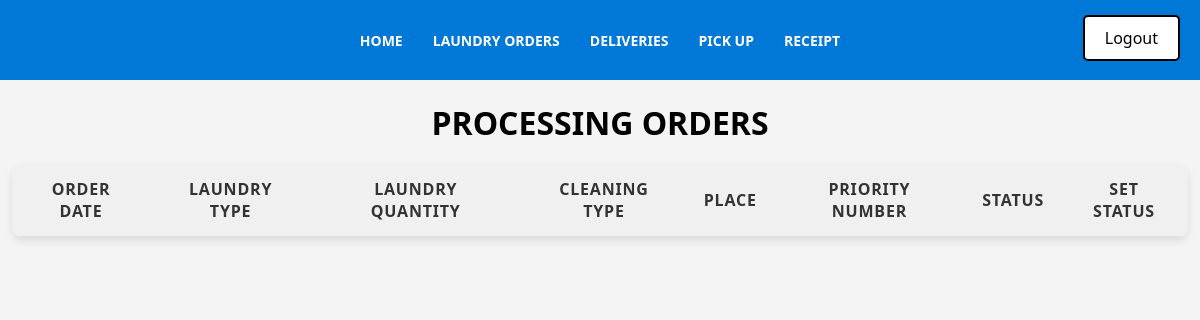
The page /home.php (signed in) on the database as committed earlier.
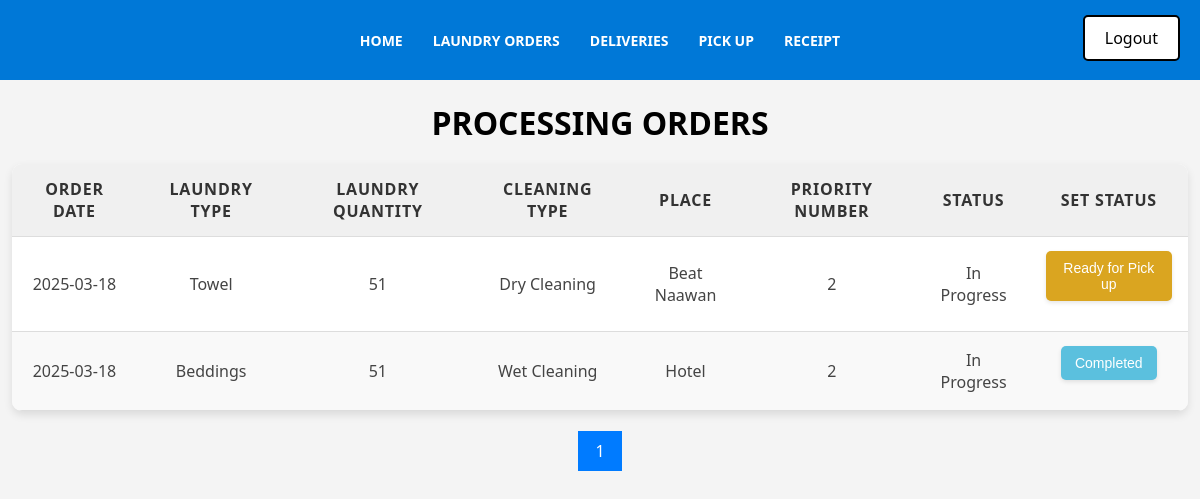
The same page on the database as committed later.
### tables this page shows
CREATE TABLE `Orders` (
  `Order_ID` int(11) NOT NULL AUTO_INCREMENT,
  `Order_date` date NOT NULL,
  `Laundry_type` varchar(40) NOT NULL,
  `Laundry_quantity` varchar(40) NOT NULL,
  `Cleaning_type` varchar(40) NOT NULL,
  `Place` varchar(40) NOT NULL,
  `Priority_number` varchar(40) NOT NULL,
  `Status` varchar(250) DEFAULT NULL,
  `User_ID` int(11) NOT NULL,
  PRIMARY KEY (`Order_ID`),
  KEY `Users_Orders` (`User_ID`),
  CONSTRAINT `Users_Orders` FOREIGN KEY (`User_ID`) REFERENCES `Users` (`User_ID`)
);

### htdocs/home.php (the view, shortened to what this page needs)
<?php
include("db_connect.php");
include("Menu.php");
include("Logout.php");
$results_per_page = 6;
$current_page = isset($_GET['page']) && is_numeric($_GET['page']) ? intval($_GET['page']) : 1;
$start_from = ($current_page - 1) * $results_per_page;
$total_query = "SELECT COUNT(*) AS total FROM Orders WHERE Status = 'In Progress'";
$total_result = mysqli_query($conn, $total_query);
$total_row = mysqli_fetch_assoc($total_result);
$total_results = $total_row['total'];
$total_pages = ceil($total_results / $results_per_page);
$sql = "SELECT Order_ID, Order_date, Laundry_type, Laundry_quantity, Cleaning_type, Place, Priority_number, Status
        FROM Orders
        WHERE Status = 'In Progress'
        ORDER BY Priority_number ASC
        LIMIT $start_from, $results_per_page";
$query = mysqli_query($conn, $sql);
?>
<!DOCTYPE html>
<html lang="en">
<head>
</head>
<body>
    <h1>Processing Orders</h1>
    <table>
        <thead>
            <tr>
                <th>Order Date</th>
                <th>Laundry Type</th>
                <th>Laundry Quantity</th>
                <th>Cleaning Type</th>
                <th>Place</th>
                <th>Priority Number</th>
                <th>Status</th>
                <th>Set Status</th>
            </tr>
        </thead>
        <tbody>
            <?php
            if (!$query) {
                echo "<tr><td colspan='8'>Error: " . $sql . "<br>" . mysqli_error($conn) . "</td></tr>";
            } else {
                while ($result = mysqli_fetch_assoc($query)) {
                    echo "<tr>";
                    echo "<td>" . htmlspecialchars($result["Order_date"]) . "</td>";
                    echo "<td>" . htmlspecialchars($result["Laundry_type"]) . "</td>";
                    echo "<td>" . htmlspecialchars($result["Laundry_quantity"]) . "</td>";
                    echo "<td>" . htmlspecialchars($result["Cleaning_type"]) . "</td>";
                    echo "<td>" . htmlspecialchars($result["Place"]) . "</td>";
                    echo "<td>" . htmlspecialchars($result["Priority_number"]) . "</td>";
                    echo "<td>" . htmlspecialchars($result["Status"]) . "</td>";
                    echo "<td>";
                    if ($result['Status'] == 'In Progress' && ($result['Place'] == 'Hotel' || $result['Place'] == 'The Hotel')) {
                        echo "<form method='POST'><input type='hidden' name='Order_ID' value='" . htmlspecialchars($result['Order_ID']) . "'><button class='status-btn completed' name='status' value='Completed'>Completed</button></form>";
                    } elseif ($result['Status'] == 'In Progress') {
                        echo "<form method='POST'><input type='hidden' name='Order_ID' value='" . htmlspecialchars($result['Order_ID']) . "'><button class='status-btn ready-for-pickup' name='status' value='Ready for Pick up'>Ready for Pick up</button></form>";
                    }
                    echo "</td>";
                    echo "</tr>";
                }
            }
            ?>
        </tbody>
    </table>
    <div class="pagination">
        <?php
        for ($page = 1; $page <= $total_pages; $page++) {
            echo "<a href='home.php?page=$page' class='" . ($page == $current_page ? "active" : "") . "'>$page</a>";
        }
        ?>
    </div>
</body>
</html>

Rows that differ between the two databases and show on the page:
added orders: Order_date "2025-03-18", Laundry_type "Towel", Laundry_quantity "51", Cleaning_type "Dry Cleaning", Place "Beat Naawan", Priority_number "2", Status "In Progress"
added orders: Order_date "2025-03-18", Laundry_type "Beddings", Laundry_quantity "51", Cleaning_type "Wet Cleaning", Place "Hotel", Priority_number "2", Status "In Progress"
Other text that changed with them:
new list line: "1"
